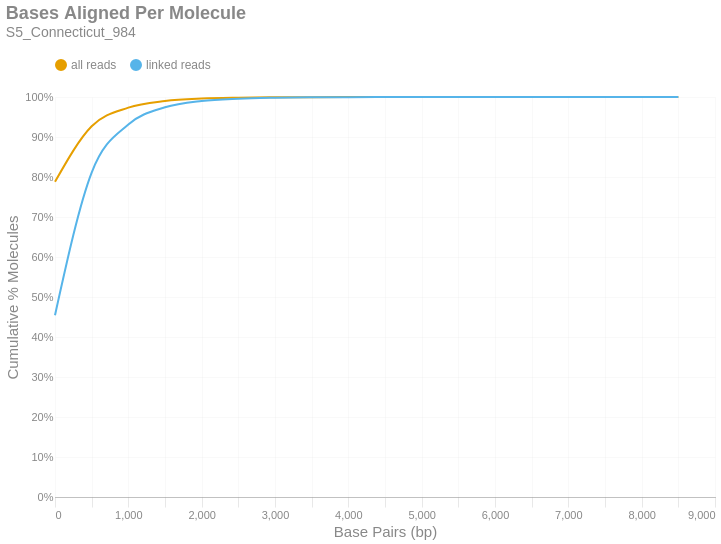

Source (notebook cell):
### Markdown cell above
### Bases Aligned Per Molecule
This is a cumulative frequency distribution showing the number of base pairs aligned per unique molecule. These data are shown in 500 bp bins. There are two distributions: one with `all reads` (yellow) and another with only `linked reads` (blue). The percent of molecules in the `linked reads` distribution is relative to the total number of linked molecules.

### Code cell
if SKIPLR:
    print_html(f"Skipped")
else:
    binned_df = consolidated_hist(valids['aligned_bp'], mask, 500, True)
    with SafeRender(binned_df):
        (
            density_plot(binned_df, 'Bases Aligned Per Molecule', samplename, 'basesper')
            .encode(
                x=alt.X('bin:Q', title="Base Pairs (bp)").axis(tickMinStep=500).scale(padding=0),
                y=alt.Y('value:Q', title='Cumulative % Molecules')
                    .axis(format='%')
                    .scale(domain = [0,1])
                    .stack(False),
                color=alt.Color("key:N").scale(domain = ["all reads", "linked reads"]),
                tooltip = [
                    alt.Tooltip("key:N", title = "Data Type"),
                    alt.Tooltip("range_label:N", title="Bases Aligned Per Molecule"),
                    alt.Tooltip("value:Q", format = ".2%", title="% Molecules (Cum.)")
                ]
            )
        ).display()

### Figure 1 — Vega-Lite specification as saved in the notebook (floating-point values rounded to 4 significant figures)
{"width": "container", "height": 400, "config": {"title": {"anchor": "start", "dy": -15, "fontSize": 18, "color": "#888888", "subtitleColor": "#888888", "subtitleFontSize": 14}, "arc": {"fill": "#0072B2"}, "axis": {"domainColor": "#888888", "domainWidth": 0.5, "gridWidth": 0.2, "grid": false, "titleFontWeight": 400, "titleFontSize": 15, "labelFontSize": 11, "labelColor": "#888888", "tickColor": "#888888", "tickWidth": 0.2, "titleColor": "#888888"}, "axisBand": {"grid": false}, "axisX": {"grid": true, "tickSize": 10, "domainCap": "round"}, "axisY": {"domain": false, "grid": true, "tickSize": 0, "domainCap": "round"}, "background": "transparent", "header": {"labelFontSize": 15, "labelColor": "#888888", "titleFontSize": 15, "titleFontWeight": 600, "titleColor": "#888888"}, "legend": {"labelFont": "sans-serif", "labelFontSize": 12, "labelColor": "#888888", "symbolSize": 100, "symbolType": "circle", "titleFontSize": 12, "titlePadding": 10, "titleColor": "#888888", "title": null, "orient": "top"}, "range": {"category": ["#E69F00", "#56B4E9", "#009E73", "#F0E442", "#0072B2", "#D55E00", "#CC79A7", "#000000"], "diverging": ["#cfe8f3", "#a2d4ec", "#73bfe2", "#46abdb", "#1696d2", "#12719e"]}, "area": {"fill": "#0072B2", "fillOpacity": 0.7, "line": true, "strokeOpacity": 0.7}, "line": {"color": "#0072B2", "stroke": "#0072B2", "strokeWidth": 2}, "trail": {"color": "#0072B2", "stroke": "#0072B2", "strokeWidth": 0, "size": 1}, "point": {"filled": true, "fillOpacity": 1.0, "size": 95}, "text": {"color": "#888888", "fontSize": 11, "align": "right", "fontWeight": 400, "size": 11}, "bar": {"fill": "#0072B2", "stroke": null}, "view": {"stroke": null, "continuousWidth": 660, "continuousHeight": 400}}, "data": {"name": "data-2b57f48fb584bd78129949a7ca4f5acf"}, "mark": {"type": "line", "interpolate": "monotone", "point": {"opacity": 0, "size": 275}}, "encoding": {"color": {"field": "key", "scale": {"domain": ["all reads", "linked reads"]}, "type": "nominal"}, "tooltip": [{"field": "key", "title": "Data Type", "type": "nominal"}, {"field": "range_label", "title": "Bases Aligned Per Molecule", "type": "nominal"}, {"field": "value", "format": ".2%", "title": "% Molecules (Cum.)", "type": "quantitative"}], "x": {"axis": {"tickMinStep": 500}, "field": "bin", "scale": {"padding": 0}, "title": "Base Pairs (bp)", "type": "quantitative"}, "y": {"axis": {"format": "%"}, "field": "value", "scale": {"domain": [0, 1]}, "stack": false, "title": "Cumulative % Molecules", "type": "quantitative"}}, "params": [{"name": "param_c36ac31b6afebe62", "select": {"type": "point", "fields": ["key"]}, "bind": "legend"}], "title": {"text": "Bases Aligned Per Molecule", "subtitle": "S5_Connecticut_984"}, "transform": [{"fold": ["all reads (cumsum)", "linked reads (cumsum)"]}, {"calculate": "replace(datum.key, ' (cumsum)', '')", "as": "key"}, {"filter": {"param": "param_c36ac31b6afebe62"}}], "usermeta": {"embedOptions": {"downloadFileName": "S5_Connecticut_984.basesper"}}, "$schema": "https://vega.github.io/schema/vega-lite/v6.1.0.json", "datasets": {"data-2b57f48fb584bd78129949a7ca4f5acf": [{"bin": "0.0", "interval": "0.0-500.0", "all reads": 0.7879, "linked reads": 0.4546, "all reads (cumsum)": 0.7879, "linked reads (cumsum)": 0.4546, "range_label": "0-499"}, {"bin": "500.0", "interval": "500.0-1000.0", "all reads": 0.139, "linked reads": 0.3563, "all reads (cumsum)": 0.9268, "linked reads (cumsum)": 0.8109, "range_label": "500-999"}, {"bin": "1000.0", "interval": "1000.0-1500.0", "all reads": 0.04657, "linked reads": 0.1203, "all reads (cumsum)": 0.9734, "linked reads (cumsum)": 0.9312, "range_label": "1000-1499"}, {"bin": "1500.0", "interval": "1500.0-2000.0", "all reads": 0.01663, "linked reads": 0.043, "all reads (cumsum)": 0.99, "linked reads (cumsum)": 0.9742, "range_label": "1500-1999"}, {"bin": "2000.0", "interval": "2000.0-2500.0", "all reads": 0.006169, "linked reads": 0.01595, "all reads (cumsum)": 0.9962, "linked reads (cumsum)": 0.9902, "range_label": "2000-2499"}, {"bin": "2500.0", "interval": "2500.0-3000.0", "all reads": 0.00221, "linked reads": 0.005714, "all reads (cumsum)": 0.9984, "linked reads (cumsum)": 0.9959, "range_label": "2500-2999"}, {"bin": "3000.0", "interval": "3000.0-3500.0", "all reads": 0.0008797, "linked reads": 0.002275, "all reads (cumsum)": 0.9993, "linked reads (cumsum)": 0.9982, "range_label": "3000-3499"}, {"bin": "3500.0", "interval": "3500.0-4000.0", "all reads": 0.0003879, "linked reads": 0.001003, "all reads (cumsum)": 0.9997, "linked reads (cumsum)": 0.9992, "range_label": "3500-3999"}, {"bin": "4000.0", "interval": "4000.0-4500.0", "all reads": 0.0001716, "linked reads": 0.0004437, "all reads (cumsum)": 0.9998, "linked reads (cumsum)": 0.9996, "range_label": "4000-4499"}, {"bin": "4500.0", "interval": "4500.0-5000.0", "all reads": 7.921e-05, "linked reads": 0.0002048, "all reads (cumsum)": 0.9999, "linked reads (cumsum)": 0.9998, "range_label": "4500-4999"}, {"bin": "5000.0", "interval": "5000.0-5500.0", "all reads": 3.868e-05, "linked reads": 0.0001, "all reads (cumsum)": 1.0, "linked reads (cumsum)": 0.9999, "range_label": "5000-5499"}, {"bin": "5500.0", "interval": "5500.0-6000.0", "all reads": 1.868e-05, "linked reads": 4.832e-05, "all reads (cumsum)": 1.0, "linked reads (cumsum)": 1.0, "range_label": "5500-5999"}, {"bin": "6000.0", "interval": "6000.0-6500.0", "all reads": 1.079e-05, "linked reads": 2.79e-05, "all reads (cumsum)": 1.0, "linked reads (cumsum)": 1.0, "range_label": "6000-6499"}, {"bin": "6500.0", "interval": "6500.0-7000.0", "all reads": 3.684e-06, "linked reads": 9.528e-06, "all reads (cumsum)": 1.0, "linked reads (cumsum)": 1.0, "range_label": "6500-6999"}, {"bin": "7000.0", "interval": "7000.0-7500.0", "all reads": 2.368e-06, "linked reads": 6.125e-06, "all reads (cumsum)": 1.0, "linked reads (cumsum)": 1.0, "range_label": "7000-7499"}, {"bin": "7500.0", "interval": "7500.0-8000.0", "all reads": 1.316e-06, "linked reads": 3.403e-06, "all reads (cumsum)": 1.0, "linked reads (cumsum)": 1.0, "range_label": "7500-7999"}, {"bin": "8000.0", "interval": "8000.0-8500.0", "all reads": 2.631e-07, "linked reads": 6.805e-07, "all reads (cumsum)": 1.0, "linked reads (cumsum)": 1.0, "range_label": "8000-8499"}, {"bin": "8500.0", "interval": "8500.0-9000.0", "all reads": 5.263e-07, "linked reads": 1.361e-06, "all reads (cumsum)": 1.0, "linked reads (cumsum)": 1.0, "range_label": "8500-8999"}]}}
